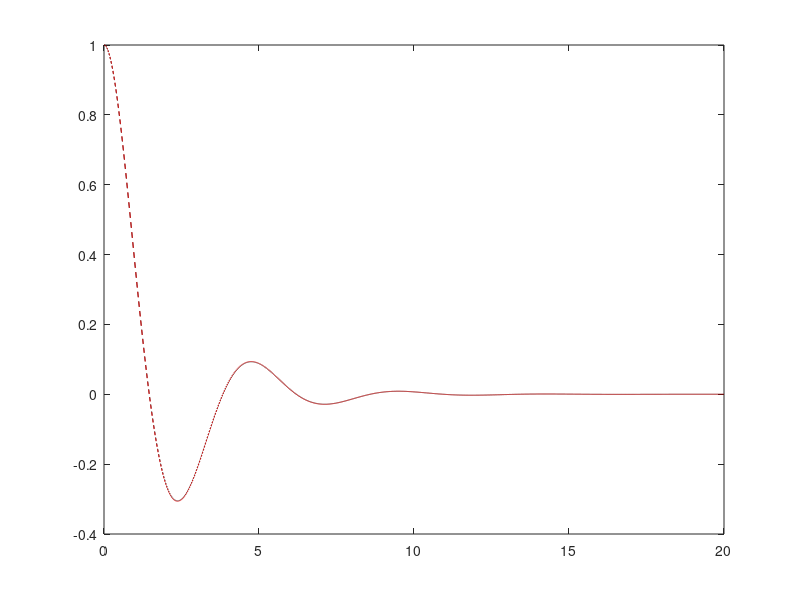

Recreate this plot in MATLAB.
clear
x=linspace(0,20,10001);
dx=0.002;
%해석해
ya=exp(-1/2*x).*(cos(sqrt(7)/2*x)+1/sqrt(7)*sin(sqrt(7)/2*x));
y1(1)=1;
y2(1)=0;
for i =1:10000
    y1(i+1)=y1(i)+y2(i)*dx;
    y2(i+1)=y2(i)-(y2(i)+2*y1(i))*dx;
end
plot(x,ya,'k--')
hold on
plot(x,y1,'r--')
hold off
 